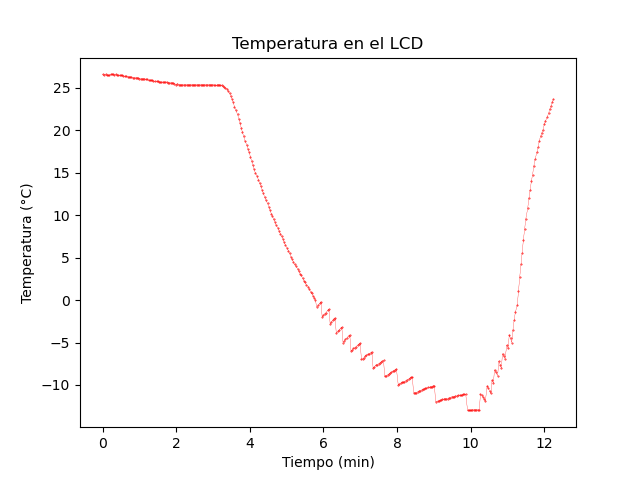

Here is the Python script that generated this plot:
# vamos a importar librerías para hacer gráficas de series de tiempos
import matplotlib.pyplot as plt
import numpy as np
import pandas as pd
import os
import time
import datetime
import matplotlib.dates as mdates
#import matplotlib.ticker as ticker
#import matplotlib.animation as animation
#import matplotlib.dates as mdates
#import matplotlib.pyplot as plt
#import matplotlib.ticker as ticker

#establecemos el directorio de trabajo
os.chdir('/home/osvaldo13576/Documentos/Github/homeworks8th/otros/temp_lcd_sd_t/')
#leemos el archivo temp.txt en este directorio
df = pd.read_csv('TEMP.TXT', sep=',', header=None, names=['date', 'temp'])
#descartamos la primera fila del df
df = df.iloc[1:]
#convertimos la columna date del formato 'hh:mm:ss' a hh:mm:ss
df['date'] = pd.to_datetime(df['date'], format="'%H:%M:%S'")

#convertimos los datos en formato datetime y solo recueperamos las horas, minutos y segundos
df['date'] = df['date'].dt.strftime('%H:%M:%S')
#convertimos lo anterior a minutos
df['date'] = df['date'].str.split(':').apply(lambda x: int(x[0])*60 + int(x[1]) + int(x[2])/60)
#convertimos los datos de temperatura a float
df['temp'] = df['temp'].astype(float)
print(df)
#graficamos
plt.plot(df['date'], df['temp'])
plt.xlabel('Tiempo (min)')
plt.ylabel('Temperatura (°C)')
plt.title('Temperatura en el LCD')
plt.savefig('temp.png')
plt.show()
#guardamos la gráfica en formato png



